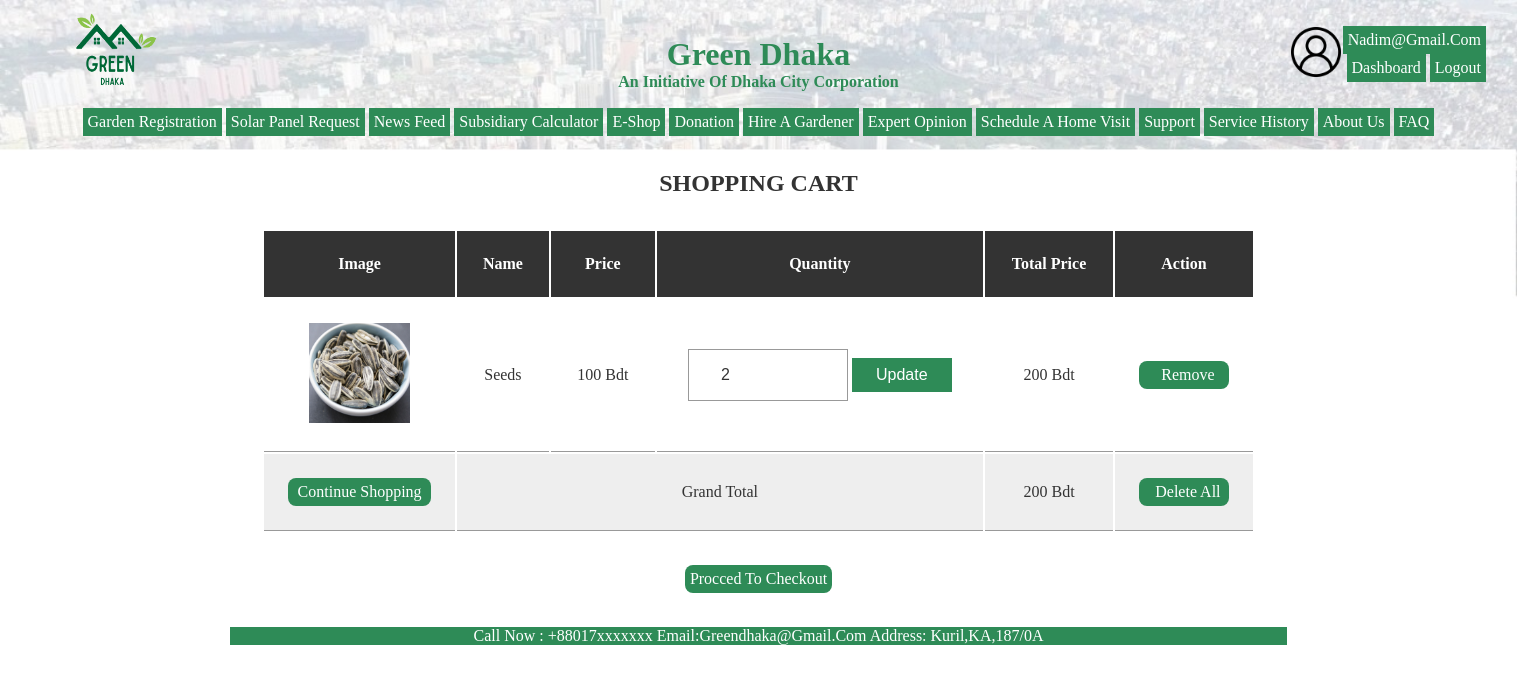
/View/cart.php (signed in), run on the app's committed database.
### tables this page shows
CREATE TABLE `cart` (
  `id` int(255) NOT NULL,
  `name` varchar(255) NOT NULL,
  `price` int(255) NOT NULL,
  `image` varchar(255) NOT NULL,
  `quantity` int(255) NOT NULL
);

### View/cart.php (the view, shortened to what this page needs)
<?php
$conn = mysqli_connect('localhost','root','','greendhaka') or die('connection failed');
?>
<!DOCTYPE html>
<html lang="en">
<head>
   <link rel="stylesheet" href="../Asset/shop.css">
</head>
<body>
<table border="0" width = "100%" height = "100%">
            <tr >
                <td height="5%" width="15%" align="center">
                    <img src="../Images/logo.png" height="100" width="100" alt="Green Dhaka Logo">
                </td>
                <td align="center" height="5%"width="70%">
                    <h1 style="color:SeaGreen;">  </h1> <br>
                    <h1 style="color:SeaGreen;"> Green Dhaka </h1>
                    <h4 style="color:SeaGreen;"> An initiative of Dhaka City Corporation </h4>
                </td>
                <td >
                <table border="0" align="center">
                    <tr>
                        <td> <img src="../Images/user.png" height="50" width="50" alt="User Logo">
                        </td>
                        <td align="right">
                        <a href="cusAccount.php"> <?php echo $_SESSION['email']; ?> <a> <br>
                             <a href="cusDashboard.php"> Dashboard <a>
                             <a href="../Controller/logout.php"> Logout <a>
                        </td>
                    </tr>
                </table>
                </td>
            </tr>
            <tr>
                <td colspan="3" align="center" height ="8%">
                     <a href="cusGardenregistration.php">Garden Registration</a>
                    <a href="cusSolarregistration.php">Solar Panel Request</a>
                    <a href="CusNewsFeed.php">News feed</a>
                    <a href="cusSubsidiarycalculator.php">Subsidiary Calculator</a>
                    <a href="cusEshop.php">E-shop</a>
                    <a href="cusDonation.php">Donation</a>
                    <a href="cusHiringagardener.php">Hire a Gardener</a>
                    <a href="cusExpert.php">Expert opinion</a>
                    <a href="cusHomevisit.php">Schedule a Home Visit</a>
                    <a href="cusSupport.php">Support</a>
                    <a href="cusServiceHistory.php">Service History</a>
                    <a href="cusAboutUS.php">About Us</a>
                    <a href="FAQ.php">FAQ</a>
                </td>
            </tr>
            <tr>
            <td>
            </td>
                <td align ="center">
                    <div class="container">
                    <section class="shopping-cart">
                       <h1 class="heading">shopping cart</h1>
                       <table>
                          <thead>
                             <th>image</th>
                             <th>name</th>
                             <th>price</th>
                             <th>quantity</th>
                             <th>total price</th>
                             <th>action</th>
                          </thead>
                          <tbody>
                             <?php
                             $select_cart = mysqli_query($conn, "SELECT * FROM `cart`");
                            $grand_total = 0;
                            if (mysqli_num_rows($select_cart) > 0) {
                                while ($fetch_cart = mysqli_fetch_assoc($select_cart)) {
                                    $sub_total = $fetch_cart['price'] * $fetch_cart['quantity'];
                                    $grand_total += $sub_total;
                            ?>
                                    <tr>
                                        <td><img src="../Asset/Shop/<?php echo $fetch_cart['image']; ?>" height="100" alt=""></td>
                                        <td><?php echo $fetch_cart['name']; ?></td>
                                        <td><?php echo $fetch_cart['price']; ?> bdt</td>
                                        <td>
                                            <form action="" method="post">
                                                <input type="number" name="update_quantity" min="1" value="<?php echo $fetch_cart['quantity']; ?>">
                                                <input type="submit" value="update" name="update_update_btn">
                                            </form>
                                        </td>
                                        <td><?php echo $sub_total; ?> bdt</td>
                                        <td><a href="cart.php?remove=<?php echo $fetch_cart['id']; ?>" onclick="return confirm('remove item from cart?')" class="delete-btn"> <i class="fas fa-trash"></i> remove</a></td>
                                    </tr>
                            <?php
                                }
                            }
                            ?>
                            <tr class="table-bottom">
                                <td><a href="cusEshop.php" class="option-btn" style="margin-top: 0;">continue shopping</a></td>
                                <td colspan="3">grand total</td>
                                <td><?php echo $grand_total; ?> bdt</td>
                                <td><a href="cart.php?delete_all" onclick="return confirm('are you sure you want to delete all?');" class="delete-btn"> <i class="fas fa-trash"></i> delete all </a></td>
                            </tr>
                          </tbody>
                       </table>
                       <div class="checkout-btn">
                          <a href="checkout.php" class="btn <?= ($grand_total > 1)?'':'disabled'; ?>">procced to checkout</a>
                       </div>
                    </section>
                    </div>
                    </td>
                <td>
            </td>
            </tr>
            <tr height ="5%" align="center">
                <td>
                </td>
                <td>
                <p style="color:white;background-color:SeaGreen;"> Call now : +88017xxxxxxx Email:greendhaka@gmail.com Address: Kuril,KA,187/0A </p>
                </td>
                <td>
                </td>
            </tr>
    </table>
</body>
</html>

### Asset/shop.css (style rules this page uses)
body { background-image: url('../Images/shop.jpg'); background-size: auto; background-size: cover; }
a:link { background-color: SeaGreen; color: white; padding: 5px 5px; text-align: center; text-decoration: none; display: inline-block; }
* { margin:0; padding:0; box-sizing: border-box; outline: none; border:none; text-decoration: none; text-transform: capitalize; }
.container { max-width: 1200px; margin:0 auto; }
section { padding:2rem; }
.heading { text-align: center; font-size: 1.5rem; text-transform: uppercase; color:var(--black); margin-bottom: 2rem; }
.btn, .option-btn, .delete-btn { display: block; width: 100%; text-align: center; background-color: var(--blue); color:var(--white); font-size: 1rem; padding:1.2rem 3rem; border-radius: .5rem; cursor: pointer; margin-top: 1rem; }
:root { --blue: #2E8B57; --red: #2E8B57; --orange: #2E8B57; --black: #333; --white: #fff; --bg-color: #eee; --dark-bg: rgba(0,0,0,.7); --box-shadow: 0 .5rem 1rem rgba(0,0,0,.1); --border: .1rem solid #999; }
.option-btn i, .delete-btn i { padding-right: .5rem; }
.option-btn { background-color: var(--orange); }
.delete-btn { margin-top: 0; background-color: var(--red); }
.shopping-cart table { text-align: center; width: 100%; }
.shopping-cart table thead th { padding:1.5rem; font-size: 1rem; color:var(--white); background-color: var(--black); }
.shopping-cart table tr td { border-bottom: var(--border); padding:1.5rem; font-size: 1rem; color:var(--black); }
.shopping-cart table input[type="number"] { border: var(--border); padding:1rem 2rem; font-size: 1rem; color:var(--black); width: 10rem; }
.shopping-cart table input[type="submit"] { padding:.5rem 1.5rem; cursor: pointer; font-size: 1rem; background-color: var(--orange); color:var(--white); }
.shopping-cart table .table-bottom { background-color: var(--bg-color); }
.shopping-cart .checkout-btn { text-align: center; margin-top: 1rem; }
.shopping-cart .checkout-btn a { display: inline-block; width: auto; }

### data on the page
cart: image (picture), name "Seeds", price "100", update_quantity "2", sub_total "200"

### other printed values
$_SESSION['email'] "Nadim@gmail.com"
$grand_total "200"
